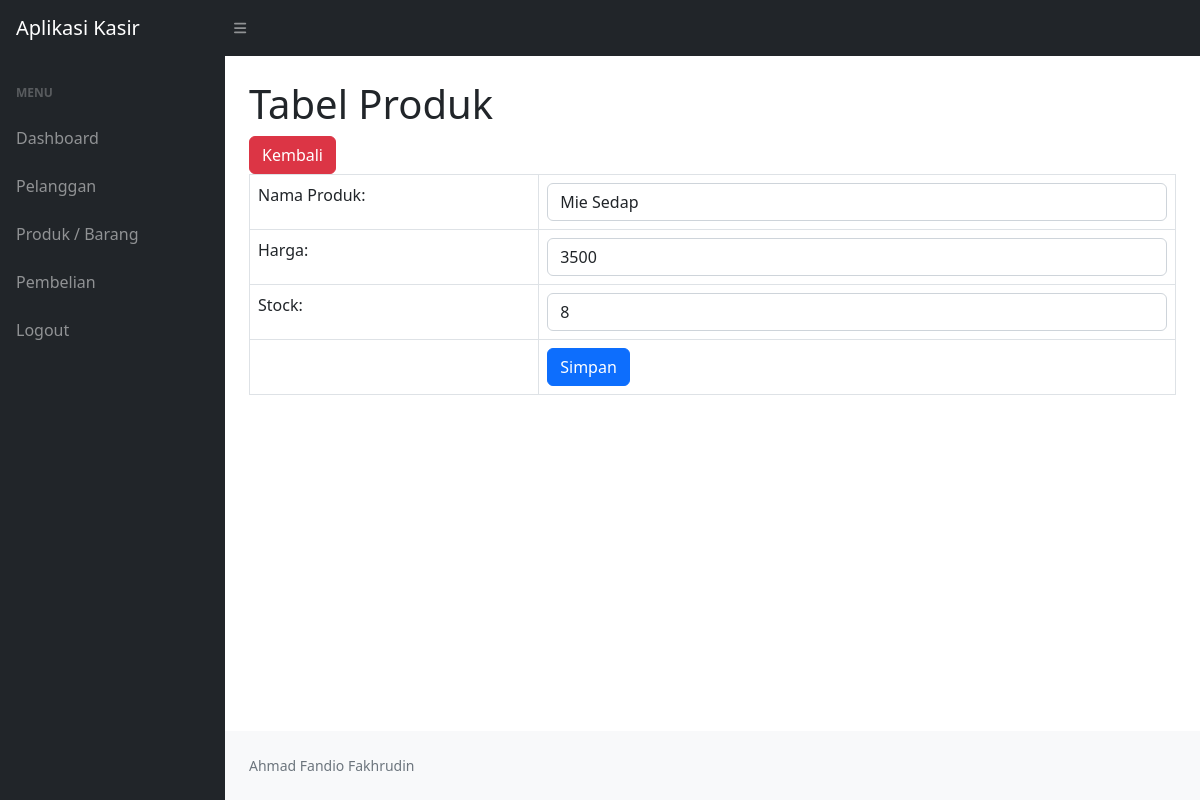
/ukk_kasir_fandio/config/edit_produk.php?id_produk=3 (signed in), run on the app's committed database.
### tables this page shows
CREATE TABLE `produk` (
  `id_produk` int(11) NOT NULL,
  `nama_produk` varchar(255) NOT NULL,
  `harga` int(11) NOT NULL,
  `stock` int(11) NOT NULL
);

### ukk_kasir_fandio/config/edit_produk.php (the view, shortened to what this page needs)
<!DOCTYPE html>
<html lang="en">
    <head>
        <link href="https://cdn.jsdelivr.net/npm/simple-datatables@7.1.2/dist/style.min.css" rel="stylesheet" />
        <link href="../css/styles.css" rel="stylesheet" />
    </head>
    <body class="sb-nav-fixed">
        <nav class="sb-topnav navbar navbar-expand navbar-dark bg-dark">
            <a class="navbar-brand ps-3" href="index.php">Aplikasi Kasir</a>
            <button class="btn btn-link btn-sm order-1 order-lg-0 me-4 me-lg-0" id="sidebarToggle" href="#!"><i class="fas fa-bars"></i></button>
        </nav>
        <div id="layoutSidenav">
            <div id="layoutSidenav_nav">
                <nav class="sb-sidenav accordion sb-sidenav-dark" id="sidenavAccordion">
                <div class="sb-sidenav-menu">
                        <div class="nav">
                            <div class="sb-sidenav-menu-heading">Menu</div>
                            <a class="nav-link" href="../index.php">
                                Dashboard
                            </a>
                            <a class="nav-link" href="../pelanggan.php">
                                Pelanggan
                            </a>
                            <a class="nav-link" href="../produk.php">
                                Produk / Barang
                            </a>
                            <a class="nav-link" href="../pembelian.php">
                                Pembelian
                            </a>
                            <a class="nav-link" href="../logout.php">
                                Logout
                            </a>
                        </div>
                    </div>
                </nav>
            </div>
            <div id="layoutSidenav_content">
                <main>
                    <div class="container-fluid px-4">
                        <h1 class="mt-4">Tabel Produk</h1>
                        <a class="btn btn-danger" href="../produk.php">Kembali</a>
                        <form method="POST">
                        <?php
                        include "koneksi.php";
                        $id_produk = $_GET['id_produk'];
                        $data = mysqli_query($koneksi, "SELECT * FROM produk where id_produk='$id_produk'");
                        while ($d = mysqli_fetch_array($data)){
                        ?>
                            <table class="table table-bordered">
                                <tr>
                                    <td>Nama Produk:</td>
                                    <td><input class="form-control" type="text" name="nama_produk" value="<?php echo $d['nama_produk'];?>" required></td>
                                </tr>
                                <tr>
                                    <td>Harga:</td>
                                    <td><input name="harga" type="number" class="form-control" value="<?php echo $d['harga'];?>" required></td>
                                </tr>
                                <tr>
                                    <td>Stock:</td>
                                    <td><input class="form-control" type="number" name="stock" value="<?php echo $d['stock'];?>" required></td>
                                </tr>
                                <tr>
                                    <td></td>
                                    <td>
                                        <button type="submit" class="btn btn-primary">Simpan</button>
                                    </td>
                                </tr>
                            </table>
                            <?php
                        }
                            ?>
                        </form>
                    </div>
                </main>
                <footer class="py-4 bg-light mt-auto">
                    <div class="container-fluid px-4">
                        <div class="d-flex align-items-center justify-content-between small">
                            <div class="text-muted">Ahmad Fandio Fakhrudin</div>
                        </div>
                    </div>
                </footer>
            </div>
        </div>
    </body>
</html>

### data on the page
produk: nama_produk "Mie Sedap", harga "3500", stock "8"
